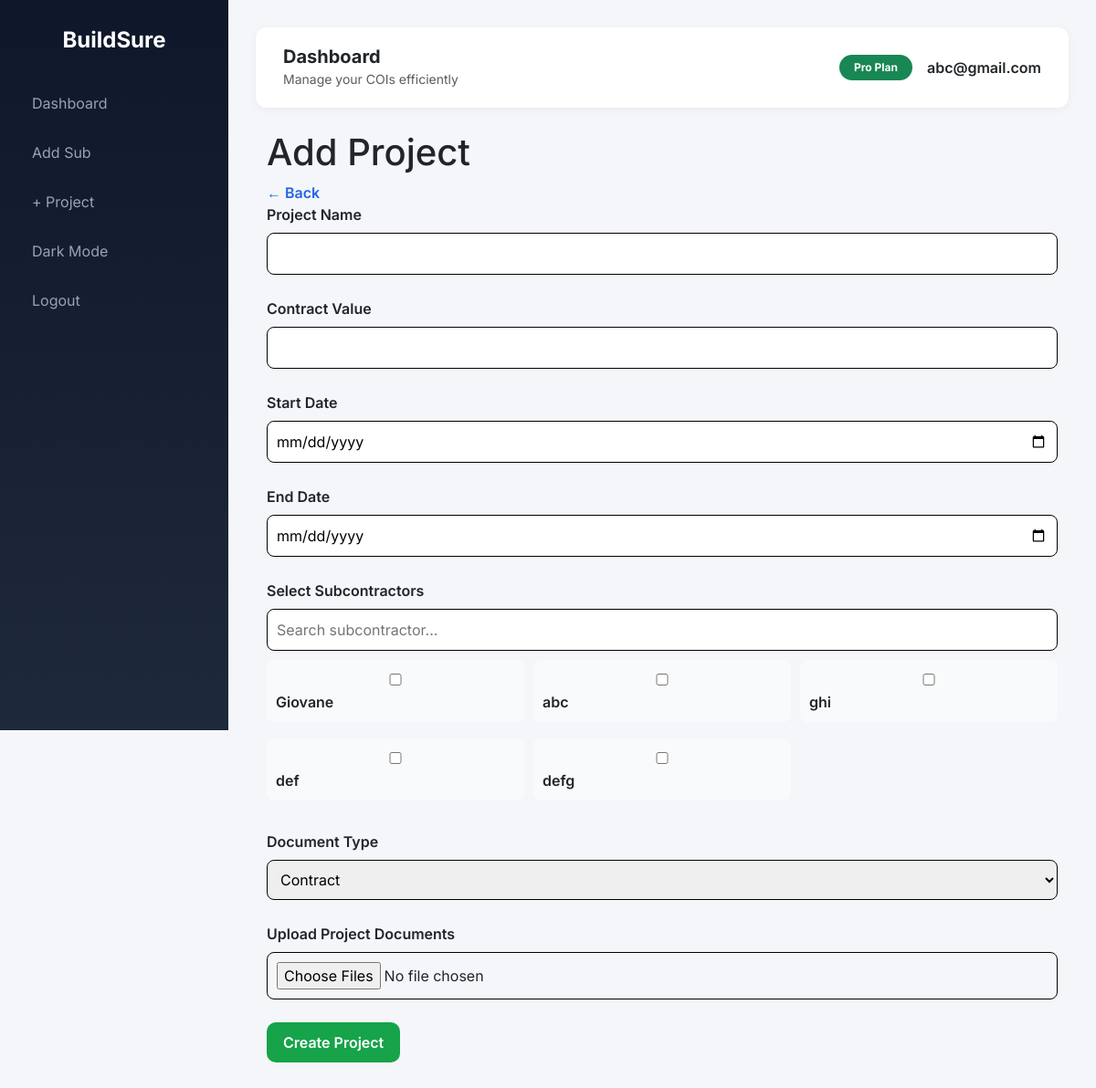
Screenshot of /add_project (signed in) with the database file from the repository.
### main.py (models this page shows, shortened)
class User(UserMixin, db.Model):
    __tablename__ = "user"
    id = db.Column(db.Integer, primary_key=True)
    email = db.Column(
        db.String(120),
        unique=True,
        index=True,
        nullable=False
    )
    password_hash = db.Column(db.String(200), nullable=False)
    paid = db.Column(db.Boolean, default=False)
    timezone = db.Column(db.String(50), default="US/Eastern")
    created_at = db.Column(
        db.DateTime,
        default=datetime.utcnow
    )
    projects = db.relationship(
        "Project",
        backref="owner",
        lazy=True,
        cascade="all, delete-orphan"
    )
    subs = db.relationship(
        "Subcontractor",
        backref="owner",
        lazy=True,
        cascade="all, delete-orphan"
    )

class Subcontractor(db.Model):
    __tablename__ = "subcontractor"
    id = db.Column(db.Integer, primary_key=True)
    user_id = db.Column(
        db.Integer,
        db.ForeignKey("user.id"),
        nullable=False,
        index=True
    )
    projects = db.relationship(
    "ProjectSubcontractor",
    back_populates="subcontractor",
    lazy="joined",
    cascade="all, delete-orphan"
    )
    name = db.Column(
        db.String(150),
        nullable=False
    )
    email = db.Column(
        db.String(150),
        index=True
    )
    phone = db.Column(db.String(30))
    role = db.Column(db.String(100))
    timezone = db.Column(
        db.String(50),
        default="US/Eastern"
    )
    coi_expiration = db.Column(
        db.Date,
        index=True
    )
    last_reminder_sent = db.Column(db.DateTime)
    created_at = db.Column(
        db.DateTime,
        default=datetime.utcnow
    )
    documents = db.relationship(
        "Document",
        backref="sub",
        lazy="selectin",
        cascade="all, delete-orphan"
    )

### main.py (the view, shortened to what this page needs)
@app.route("/add_project", methods=["GET", "POST"])
@login_required
def add_project():
    subs = Subcontractor.query.filter_by(
        user_id=current_user.id
    ).all()
    return render_template(
        "add_project.html",
        subs=subs
    )

### main.py (called while the page is built)
@login_manager.user_loader
def load_user(user_id):
    if not user_id:
        return None
    try:
        return db.session.get(User, int(user_id))
    except (ValueError, TypeError):
        return None

### templates/add_project.html (shortened to what this page needs)
{% extends "base.html" %}
{% block content %}
<div class="page-wrapper">
    <div class="page-header">
        <h1>Add Project</h1>
        <a href="{{ url_for('dashboard') }}" class="btn-back">← Back</a>
    </div>
    <div class="card-section">
        <form method="POST" enctype="multipart/form-data">
            <div class="form-group">
                <label>Project Name</label>
                <input type="text" name="name" required>
            </div>
            <div class="form-group">
                <label>Contract Value</label>
                <input type="number" step="0.01" name="contract_value">
            </div>
            <div class="form-group">
                <label>Start Date</label>
                <input type="date" name="start_date">
            </div>
            <div class="form-group">
                <label>End Date</label>
                <input type="date" name="end_date">
            </div>
            <div class="form-group">
                <label>Select Subcontractors</label>
                <input type="text"
                    id="subSearch"
                    placeholder="Search subcontractor..."
                    class="search-input">
                <div class="checkbox-grid" id="subsList">
                {% for sub in subs %}
                <label class="checkbox-item sub-item">
                    <input type="checkbox"
                        name="subcontractors"
                        value="{{ sub.id }}">
                    <span class="sub-name">
                        {{ sub.name }}
                    </span>
                </label>
                {% endfor %}
                </div>
            </div>
            <div class="form-group">
                <label>Document Type</label>
                <select name="doc_type">
                    <option value="Contract">Contract</option>
                </select>
            </div>
            <div class="form-group">
                <label>Upload Project Documents</label>
                <input type="file" name="documents" multiple>
            </div>
            <button type="submit" class="btn-save">
                Create Project
            </button>
        </form>
    </div>
</div>
{% endblock %}

### templates/base.html (shortened to what this page needs)
<!DOCTYPE html>
<html lang="en">
<head>
<link href="https://cdn.jsdelivr.net/npm/bootstrap@5.3.2/dist/css/bootstrap.min.css" rel="stylesheet">
</head>
<body>
{% if current_user.is_authenticated %}
<div class="sidebar">
<h4>BuildSure</h4>
<a href="{{ url_for('dashboard') }}">Dashboard</a> <a href="{{ url_for('add_sub') }}">Add Sub</a> <a href="{{ url_for('add_project') }}">+ Project</a>
<a href="#" id="toggleDark">Dark Mode</a>
<a href="{{ url_for('logout') }}">Logout</a>
</div>
{% endif %}
<div class="{% if current_user.is_authenticated %}main-content{% endif %}">
{% if current_user.is_authenticated %}
<div class="navbar-top d-flex justify-content-between align-items-center">
<div class="d-flex align-items-center gap-3">
<div>
<h5 class="mb-0 fw-bold">Dashboard</h5>
<small class="text-muted">Manage your COIs efficiently</small>
</div>
</div>
<div class="d-flex align-items-center gap-3">
<span class="badge bg-success rounded-pill px-3 py-2">
{{ "Pro Plan" if current_user.paid else "Free Plan" }}
</span>
<span class="fw-semibold">{{ current_user.email }}</span>
</div>
</div>
{% endif %}
<div class="position-fixed top-0 end-0 p-3" style="z-index:9999">
</div>
<div class="container-fluid">
{% block content %}{% endblock %}
</div>
</div>
</body>
</html>

### templates/base.html (style rules this page uses)
body { background-color:#f4f6f9; font-family:'Inter',sans-serif; transition:background-color .3s ease,color .3s ease; }
.sidebar { height:100vh; position:fixed; width:250px; background:linear-gradient(180deg,#0f172a,#1e293b); color:white; padding-top:30px; transition:transform .3s ease; }
.sidebar h4 { text-align:center; margin-bottom:30px; font-weight:700; }
.sidebar a { color:#94a3b8; text-decoration:none; display:block; padding:12px 20px; border-radius:10px; margin:6px 15px; transition:.2s ease; }
.main-content { margin-left:250px; padding:30px; transition:margin-left .3s ease; }
.navbar-top { background:white; padding:20px 30px; border-radius:12px; margin-bottom:25px; box-shadow:0 2px 10px rgba(0,0,0,0.05); transition:background .3s ease; }

### templates/add_project.html (style rules this page uses)
.form-group { margin-bottom: 25px; }
.form-group label { font-weight: 600; display: block; margin-bottom: 8px; }
.form-group input, .form-group select { width: 100%; padding: 10px; border-radius: 8px; border: 1px solid #000000; }
.checkbox-grid { display: grid; grid-template-columns: repeat(auto-fill, minmax(220px, 1fr)); gap: 10px; max-height: 250px; overflow-y: auto; }
.checkbox-item { background: #f9fafb; padding: 10px; border-radius: 8px; display: flex; gap: 8px; align-items: center; }
.search-input { margin-bottom: 10px; padding: 8px; border-radius: 8px; border: 1px solid #ccc; width: 100%; }
.btn-save { background: #16a34a; color: white; padding: 10px 18px; border: none; border-radius: 10px; font-weight: 600; cursor: pointer; }
.btn-back { text-decoration: none; color: #2563eb; font-weight: 600; }

### rows the page displays
User: paid "Pro Plan", email "abc@gmail.com"
Subcontractor: name "Giovane"
Subcontractor: name "abc"
Subcontractor: name "ghi"
Subcontractor: name "def"
Subcontractor: name "defg"
